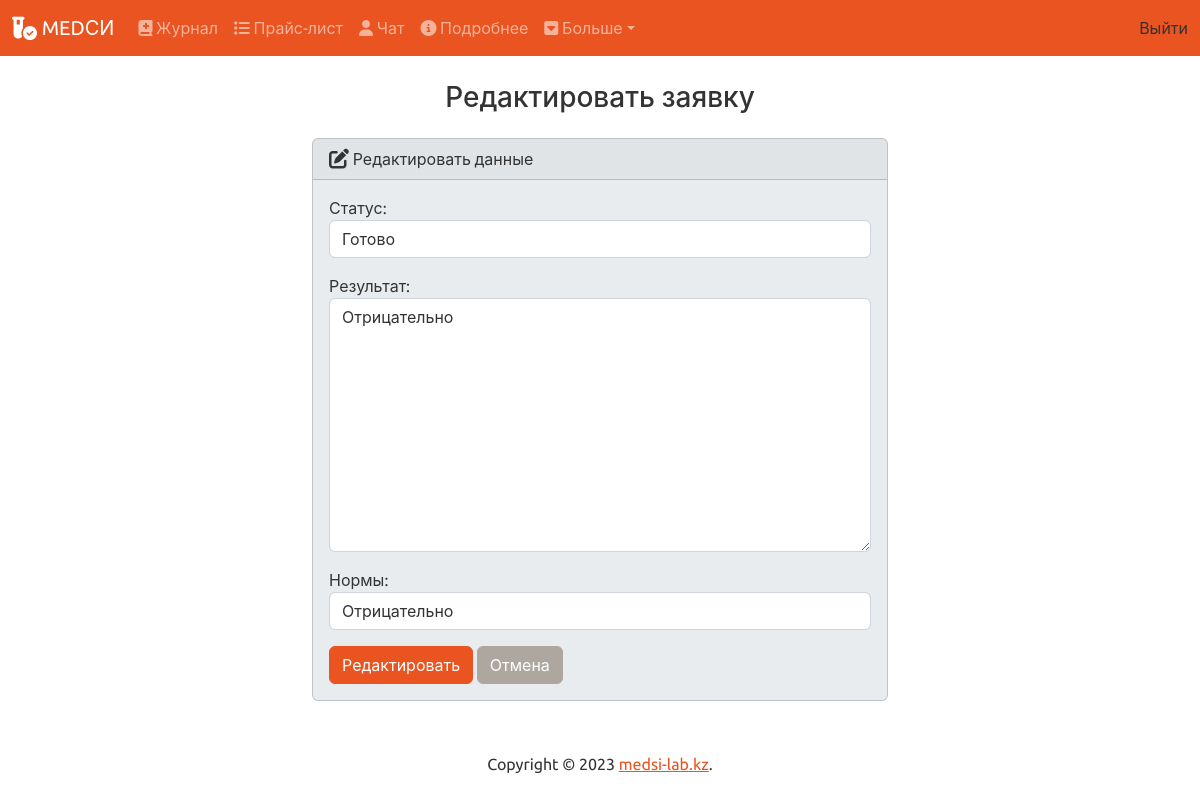
Page /edit/6/ (signed in) on the committed database.
### lms/models.py (models this page shows, shortened)
class Journal(models.Model):
    number = models.IntegerField(null=True, blank=True, verbose_name='Номер заявки')
    client_name = models.CharField(max_length=255, verbose_name='Имя')
    client_surname = models.CharField(max_length=255, verbose_name='Фамилия')
    client_phone = models.IntegerField(null=True, blank=True, verbose_name='Телефон')
    birth = models.DateField(null=True, blank=True, verbose_name='Дата рождения')
    sex = models.CharField(max_length=10, choices=SEX, null=True, blank=True, verbose_name='Пол')
    analysis_name = models.ManyToManyField(Price, verbose_name='название анализа')
    analysis_cathegory = models.ManyToManyField(Structure, verbose_name='Подразделение')
    date_time = models.DateTimeField(default=timezone.now, null=True, blank=True, verbose_name='Дата создания')
    is_done = models.CharField(max_length=10, choices=STATUS_CHOICE, default='Не готов', verbose_name='Статус')
    description = models.TextField(null=True, blank=True, verbose_name='Результат анализов')
    norma = models.CharField(max_length=255, choices=NORMA, null=True, blank=True, verbose_name='Нормы')
    class Meta:
        verbose_name = 'Журнал заявок'
        verbose_name_plural= 'Журнал заявок'

### lms/views.py (the view)
# urls.py: path('edit/<int:id>/', views.edit, name='edit'),
@login_required
def edit(request, id):
    journal = Journal.objects.get(pk=id)
    if request.method == 'POST':
        form = JournalFor(request.POST, instance=journal)
        if form.is_valid():
            form.save()
            return render(request, 'edit.html', {
                'form': form,
                'success': True
            })
    else:
        form = JournalFor(instance=journal)
    return render(request, 'edit.html', {
        'form': form
    })

### lms/forms.py
class JournalFor(forms.ModelForm):
  class Meta:
    model = Journal
    fields = [ 'is_done', 'description', 'norma']
    labels = {
      'is_done':'Статус',
      'description':'Результат',
      'norma':'Нормы',
    }
    widgets = {
      'is_done': forms.Select(attrs={'class': 'form-control'}),
      'description':forms.Textarea(attrs={'class': 'form-control'}),
      'norma': forms.Select(attrs={'class': 'form-control'}),
    }

### lms/templates/edit.html (shortened to what this page needs)
{% extends "base.html" %}
{% block body %}
  <h3 class="text-center m-4">Редактировать заявку</h3>
  {% if success %}
    <div class="alert alert-success" role="alert">
      Заявка отредактирована.
      <a href="{% url 'index' %}" class="alert-link">Вернуться на главную страницу.</a>
    </div>
  {% else %}
    <div class="row justify-content-center">
      <div class="col-6">
        <div class="card bg-light mb-3">
          <div class="card-header">
            <i class="fa-solid fa-pen-to-square fa-lg"></i> Редактировать данные
          </div>
          <div class="card-body">
            <form action="" method="POST">
              {{ form.as_p }}
              <button type="submit" class="btn btn-primary">Редактировать</button>
              <a href="{% url 'index' %}" class="btn btn-secondary">Отмена</a>
            </form>
          </div>
        </div>
      </div>
    </div>
  {% endif %}
{% endblock %}

### rows in the picture
Journal: is_done "Готово", description "Отрицательно", norma "Отрицательно"
